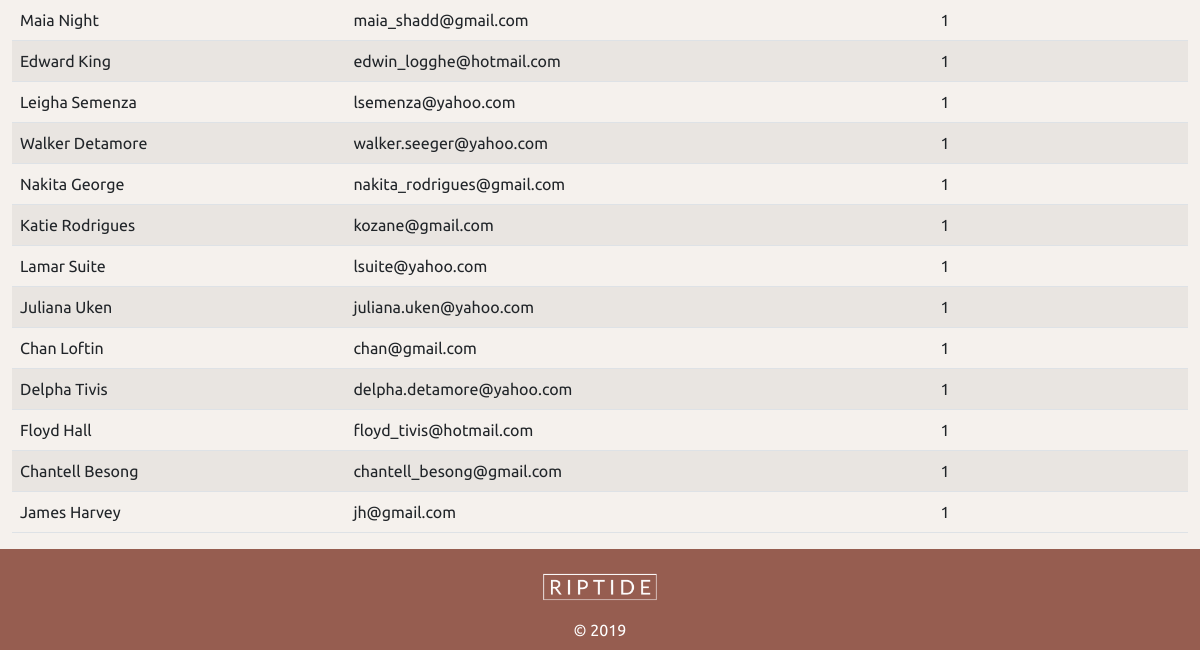
The app's page /members (lower part), older data.
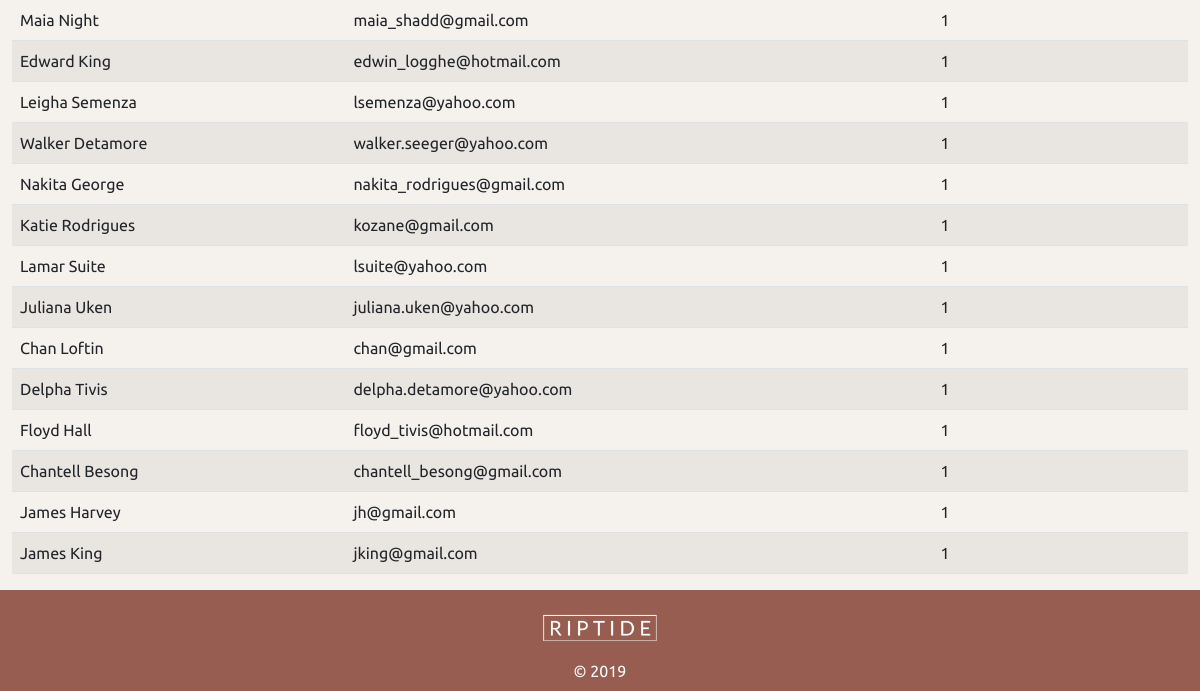
The same page, newer data.
### tables this page shows
CREATE TABLE member(
    member_id integer primary key autoincrement not null,
    name text not null unique,
    email text not null unique,
    password text not null,
    authorisation integer not null
);

### server.py (the view)
@app.route('/members')
def members():
    data = request.args
    sql = """ select member_id, name, email, authorisation from member"""
    result = run_search_query_tuples(sql, (), db_path, True)
    return render_template("members.html", members=result)

### db_functions.py (called while the page is built)
def run_search_query_tuples(sql_query,values_tuple, file_path, rowfactory=False):
    result = None
    try:
        db = sqlite3.connect(file_path)
        if rowfactory:
            db.row_factory = sqlite3.Row
        cursor = db.cursor()
        cursor.execute(sql_query,values_tuple)
        result = cursor.fetchall()
        cursor.close()
    except sqlite3.Error as error:
        print("Error running search query tuples: {}".format(error))
        return None
    db.close()
    if result is None:
        print("No search values were found")
    return result

### templates/members.html (shortened to what this page needs)
{% extends "layout.html" %}
{% block content %}
<div class="container-fluid">
<table class="table table-striped">
    <tbody>
    {% for row in members %}
      <tr>
        <td>{{ row['name'] }} </td>
        <td>{{ row['email'] }}</td>
        <td>{{ row['authorisation'] }}</td>
      </tr>
    {% endfor %}
    </tbody>
  </table>
</div>
{% endblock %}

Row changes from the older to the newer data that the page shows:
added member: name "James King", email "jking@gmail.com", authorisation "1"
